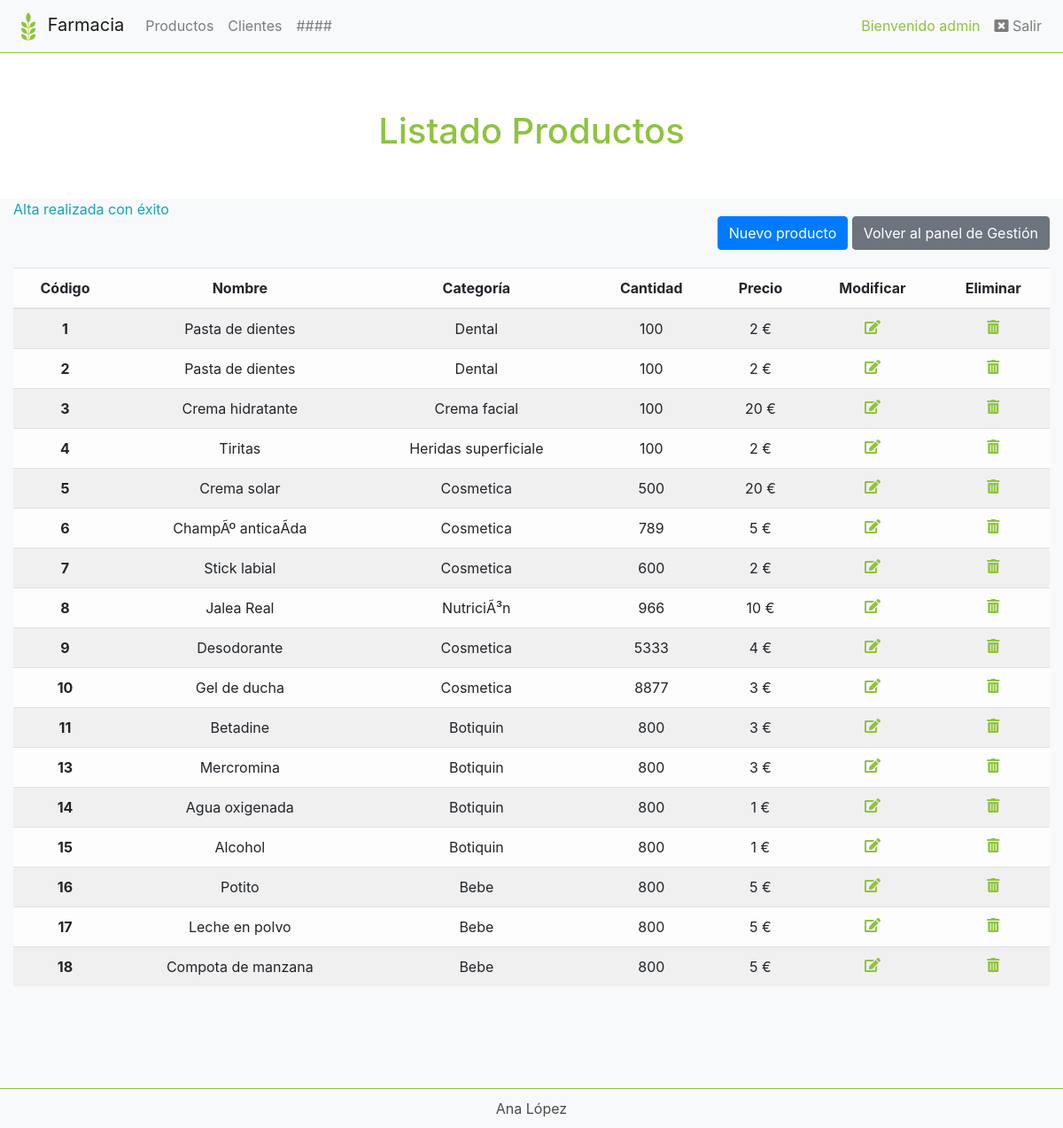
The app's page /farmacia/listado_productos.php?control=1 (signed in) with its own data.
### tables this page shows
CREATE TABLE `productos` (
  `codigo` int(4) NOT NULL,
  `nombre` varchar(30) NOT NULL,
  `categoria` varchar(20) NOT NULL,
  `cantidad` int(4) NOT NULL,
  `precio` float NOT NULL,
  `imagen` varchar(255) NOT NULL,
  `descripcion` text
);

### farmacia/listado_productos.php (the view, shortened to what this page needs)
<html>
	<head>
		<?php include("cnds.php"); ?>
	</head>
	<body>
		<?php include("menuAdmin.php"); ?>
		<div class="jumbotron text-center lmbot">
			<h1>Listado Productos</h1>
		</div>
		<div class="container-fluid bg-light">
			<div class="row">
				<div class="col-sm-6 text-left">
					<?php
					if (isset ($_REQUEST['control']))
					{
						$cartel = $_REQUEST['control'];
						if ($cartel==1){
						?>
						<p class="text-info">Alta realizada con éxito</p>
						<?php
						}
					}
					?>
				</div>
				<div class="col-sm-6 text-right esp">
					<a href="fAlta_productos.php" class="btn btn-primary">Nuevo producto</a>
					<a href="indexAdmin.php" class="btn btn-secondary">Volver al panel de Gestión</a>
				</div>
			</div>
		</div>
		<?php
			$conexion = mysqli_connect("localhost","root","","tienda") or die("Error al conectar con la base de datos");
			$registros = mysqli_query($conexion,"select * from productos") or die("Error al realizar la consulta");
		?>
		<div class="container-fluid bg-light">
			<table class="table table-striped table-light text-center">
			  <thead class="">
				<tr>
				  <th>Código</th>
				  <th>Nombre</th>
				  <th>Categoría</th>
				  <th>Cantidad</th>
				  <th>Precio</th>
				  <th>Modificar</th>
				  <th>Eliminar</th>
				</tr>
			  </thead>
			  <tbody>
			  <?php while ($reg=mysqli_fetch_array($registros))
			  {
				  ?>
				<tr>
				  <th><?php echo $reg['codigo'];?></th>
				  <td><?php echo $reg['nombre'];?></td>
				  <td><?php echo $reg['categoria'];?></td>
				  <td><?php echo $reg['cantidad'];?></td>
				  <td><?php echo $reg['precio'];?>&nbsp;€</td>
				  <td><a href="fModificar_producto.php?codigo=<?php echo $reg['codigo'];?>"><i class="fas green fa-edit"></i></a></td>
				  <td><a href="eliminar_productos.php?cod=<?php echo $reg['codigo'];?>"><i class="fas green fa-trash-alt"></i></a></td>
				</tr>
				<?php
			  }
				?>
			  </tbody>
			</table>
			<br><br><br><br><br><br>
		</div>
		<footer>Ana López</footer>
	</body>
</html>

### farmacia/style.css (style rules this page uses)
footer { text-align: center; background-color: #f8f9fa!important; color: rgba(0,0,0,.7); border-top: 0.1px solid #8fc33e!important; padding: 10px 0px; position: fixed; bottom: 0; width: 100%; }
p { text-align: justify!important; }
.jumbotron { background-color: white!important; }
.jumbotron h1 { color: #8fc33e!important; }
.lmbot { margin-bottom: -20px!important; }
.esp { padding-top: 20px; padding-bottom: 20px; }
.green { color: #8fc33e!important; }

### records on screen
productos: codigo "1", nombre "Pasta de dientes", categoria "Dental", cantidad "100", precio "2"
productos: codigo "2", nombre "Pasta de dientes", categoria "Dental", cantidad "100", precio "2"
productos: codigo "3", nombre "Crema hidratante", categoria "Crema facial", cantidad "100", precio "20"
productos: codigo "4", nombre "Tiritas", categoria "Heridas superficiale", cantidad "100", precio "2"
productos: codigo "5", nombre "Crema solar", categoria "Cosmetica", cantidad "500", precio "20"
productos: codigo "6", nombre "ChampÃº anticaÃ­da", categoria "Cosmetica", cantidad "789", precio "5"
productos: codigo "7", nombre "Stick labial", categoria "Cosmetica", cantidad "600", precio "2"
productos: codigo "8", nombre "Jalea Real", categoria "NutriciÃ³n", cantidad "966", precio "10"
productos: codigo "9", nombre "Desodorante", categoria "Cosmetica", cantidad "5333", precio "4"
productos: codigo "10", nombre "Gel de ducha", categoria "Cosmetica", cantidad "8877", precio "3"
productos: codigo "11", nombre "Betadine", categoria "Botiquin", cantidad "800", precio "3"
productos: codigo "13", nombre "Mercromina", categoria "Botiquin", cantidad "800", precio "3"
productos: codigo "14", nombre "Agua oxigenada", categoria "Botiquin", cantidad "800", precio "1"
productos: codigo "15", nombre "Alcohol", categoria "Botiquin", cantidad "800", precio "1"
productos: codigo "16", nombre "Potito", categoria "Bebe", cantidad "800", precio "5"
productos: codigo "17", nombre "Leche en polvo", categoria "Bebe", cantidad "800", precio "5"
productos: codigo "18", nombre "Compota de manzana", categoria "Bebe", cantidad "800", precio "5"

### other values on screen
$_SESSION['nombre'] "admin"
